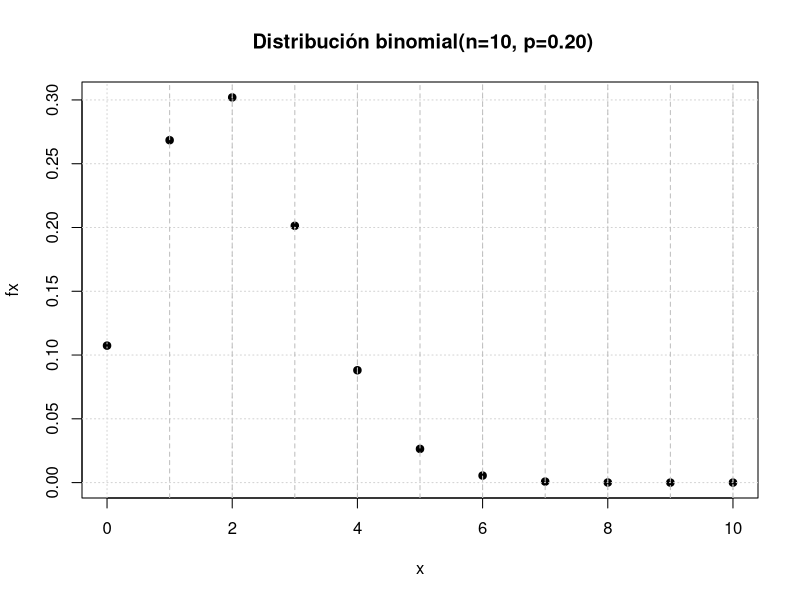

Write R code to recreate this figure.
## ---- chunk 1
knitr::opts_chunk$set(comment = NA)

# colores
c0= "#b0394a"
c1= "#ad6395"
c2= "#a391c4"
c3= "#8acfe6"
c4= "#646420"
c5= "#db524f"
## ---- chunk 2
Fx=function(x){0.2*x }
Fx(2.8)
## ---- chunk 3
# dbinom(x,     # valor de x
#        size,  # tamaño 
#        prob)  # probabilidad de exito

dbinom(5,10,0.2)
## ---- chunk 4
pbinom(2,10,0.2)
## ---- chunk 5
pbinom(4,10,0.2)-pbinom(2,10,0.2)
## ---- chunk 6
pbinom(7,10,0.2, lower.tail = FALSE)
## ---- chunk 7
x=0:10
fx=dbinom(x,10,0.2)
plot(x,fx, 
     main = " Distribución binomial(n=10, p=0.20)",
     pch=19) 
grid()
abline(v = 1:10,  lty = 2, col = "grey")
## ---- chunk 8
# dgeom(x,    # valor de x
#       prob) # probabilidad de exito

dgeom(1,0.05)
## ---- chunk 9
# dhyper(x,   # valor de x 
#        m,   # casos existoros : k = 20
#        n,   # casos no exitosos : N-k = 80 
#        k)   # muestra que se extrae  :n = 4 
# m+n = N : total de la urna  : 100
#       
dhyper(1, m=20, n=80, k=4 )
## ---- chunk 10
#  dpois(x,       # valor de x
#        lambda)  # media o lambda
dpois(0,4)
## ---- chunk 11
# dnbinom(x,     # valor de x
#         size,  # numero de exitos requeridos
#         prob)  # probabilidad de exito

dnbinom(3,3,0.20)
## ---- chunk 12
pnorm(-0.85, lower.tail = FALSE)
1-pnorm(-0.85)
## ---- chunk 13
pnorm(130, 150, 10)
## ---- chunk 14
pexp(1,2)
## ---- chunk 15
qnorm(0.90)
